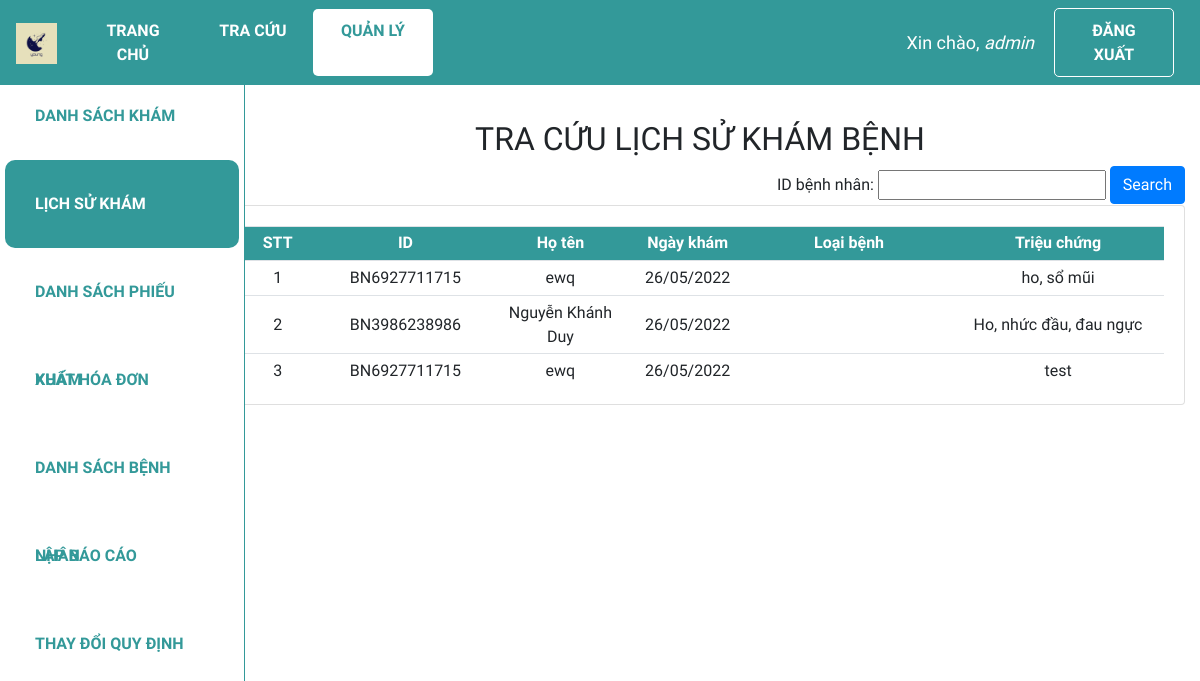
The app's page /lsk (signed in), older data.
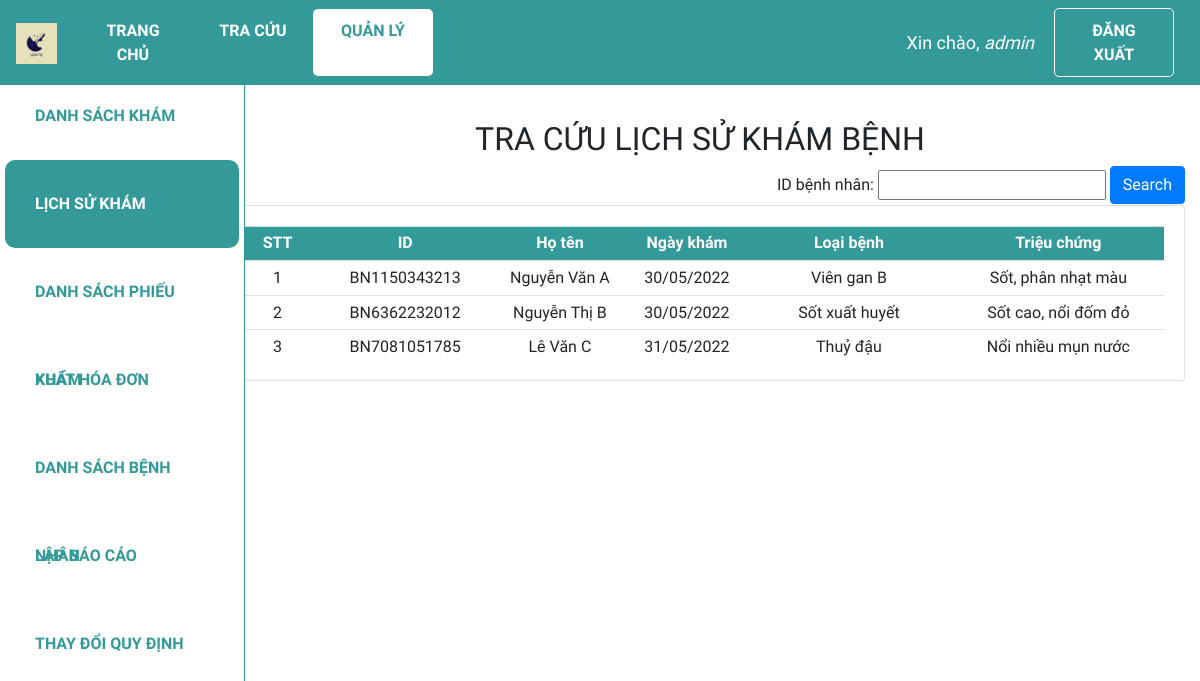
The same page, newer data.
### web_core/models.py (models this page shows, shortened)
class PHIEUKHAM(models.Model):
    id = ShortUUIDField(
        verbose_name='ID phiếu khám',
        length=10,
        max_length=12,
        prefix="PK",
        alphabet="0123456789",
        primary_key=True
    )
    id_benhnhan = models.ForeignKey(BENHNHAN, on_delete = models.CASCADE,verbose_name = 'ID bệnh nhân', null = True)
    ngay_kham = models.DateTimeField('Ngày khám', auto_now_add = True)
    trieu_chung = models.CharField('Triệu chứng', max_length = 100, blank = False)
    loai_benh = models.ForeignKey(DANHMUC, on_delete = models.CASCADE, limit_choices_to = {'loai':'Bệnh'}, related_name = 'benh',verbose_name = 'Loại bệnh',null = True)

class BENHNHAN(models.Model):
    GIOITINH = (
        ('Nam', 'Nam'),
        ('Nữ', 'Nữ'),
    )
    id = ShortUUIDField(
        verbose_name='ID bệnh nhân',
        length=10,
        max_length=12,
        prefix="BN",
        alphabet="0123456789",
        primary_key=True)
    ho_ten = models.CharField('Họ tên', max_length = 100)
    gioi_tinh = models.CharField('Giới tính', max_length = 3, choices = GIOITINH)
    ngay_sinh = models.DateField('Ngày sinh', default = '01/01/1990', null=True)
    dia_chi = models.CharField('Địa chỉ', max_length = 255, null = True)

class DANHMUC(models.Model):
    CATEGORIES = (
        ('Bệnh', 'Bệnh'),
        ('Thuốc', 'Thuốc'),
        ('Đơn vị', 'Đơn vị'),
        ('Cách dùng', 'Cách dùng'),
    )
    id = ShortUUIDField(
        verbose_name='ID Danh mục',
        length=10,
        max_length=12,
        prefix="DM",
        alphabet="0123456789",
        primary_key=True)
    ten = models.CharField('Tên', max_length=255)
    loai = models.CharField('Loại', max_length=20, choices=CATEGORIES)
    gia_tri = models.IntegerField('Giá trị', null=True, blank=True, validators=[MinValueValidator(0)])

### web_core/views.py (the view)
# urls.py: path('lsk',views.lsk, name='quanli_lsk'),
@login_required(login_url='login')
def lsk(request):
    lsk = PHIEUKHAM.objects.all().order_by('ngay_kham')
    enum_lsk = enumerate(lsk, start = 1)
    myFilter = LichSuKhamFilter()
    if request.GET.__contains__('ID'):
        myFilter = LichSuKhamFilter(request.GET,queryset=lsk)
        lsk = myFilter.qs
        enum_lsk = enumerate(lsk, start = 1)
    context ={'lsk': lsk, 'myFilter':myFilter, 'enum_lsk': enum_lsk}
    return render(request, 'web_core/lsk.html',context)

### web_core/templates/web_core/lsk.html (shortened to what this page needs)
{% extends 'web_core/main.html' %}
{% block content %}
<div class="row">
    <div class="col-md-2">
        {% include 'web_core/sidebar.html' %}
    </div>
    <div class="col-md-10">
        <h2 class="table-title" style>TRA CỨU LỊCH SỬ KHÁM BỆNH</h2>
        <div class="btn-text-right">
            <form method="get">
                {{myFilter.form}}
                <button class="btn btn-primary" type="submit">Search</button>
            </form>
        </div>
        <div class="card card-body">
            <table class='table table-sm'>
                <tr class="table-head">
                    <th class="small-content">STT</th>
                    <th class="small-content">ID</th>
                    <th class="mid-content">Họ tên</th>
                    <th class="small-content">Ngày khám</th>
                    <th class="small-content">Loại bệnh</th>
                    <th class="large-content">Triệu chứng</th>
                </tr>
                {% for index,lsk in enum_lsk %}
                <tr>
                    <td class="small-content">{{index}}</td>
                    <td class="mid-content">{{lsk.id_benhnhan.id}}</td>
                    <td class="small-content">{{lsk.id_benhnhan.ho_ten}}</td>
                    <td class="small-content">{{lsk.ngay_kham|date:"d/m/Y"}}</td>
                    <td class="large-content">{{lsk.loai_benh.ten}}</td>
                    <td class="large-content">{{lsk.trieu_chung}}</td>
                </tr>
                {% endfor %}
            </table>
        </div>
    </div>
</div>
{% endblock %}

Row changes from the older to the newer data that the page shows:
removed PHIEUKHAM: index "1", id_benhnhan.id "BN6927711715", id_benhnhan.ho_ten "ewq", ngay_kham "26/05/2022", trieu_chung "ho, sổ mũi"
removed PHIEUKHAM: index "2", id_benhnhan.id "BN3986238986", id_benhnhan.ho_ten "Nguyễn Khánh Duy", ngay_kham "26/05/2022", trieu_chung "Ho, nhức đầu, đau ngực"
removed PHIEUKHAM: index "3", id_benhnhan.id "BN6927711715", id_benhnhan.ho_ten "ewq", ngay_kham "26/05/2022", trieu_chung "test"
added PHIEUKHAM: index "1", id_benhnhan.id "BN1150343213", id_benhnhan.ho_ten "Nguyễn Văn A", ngay_kham "30/05/2022", loai_benh.ten "Viên gan B", trieu_chung "Sốt, phân nhạt màu"
added PHIEUKHAM: index "2", id_benhnhan.id "BN6362232012", id_benhnhan.ho_ten "Nguyễn Thị B", ngay_kham "30/05/2022", loai_benh.ten "Sốt xuất huyết", trieu_chung "Sốt cao, nổi đốm đỏ"
added PHIEUKHAM: index "3", id_benhnhan.id "BN7081051785", id_benhnhan.ho_ten "Lê Văn C", ngay_kham "31/05/2022", loai_benh.ten "Thuỷ đậu", trieu_chung "Nổi nhiều mụn nước"
